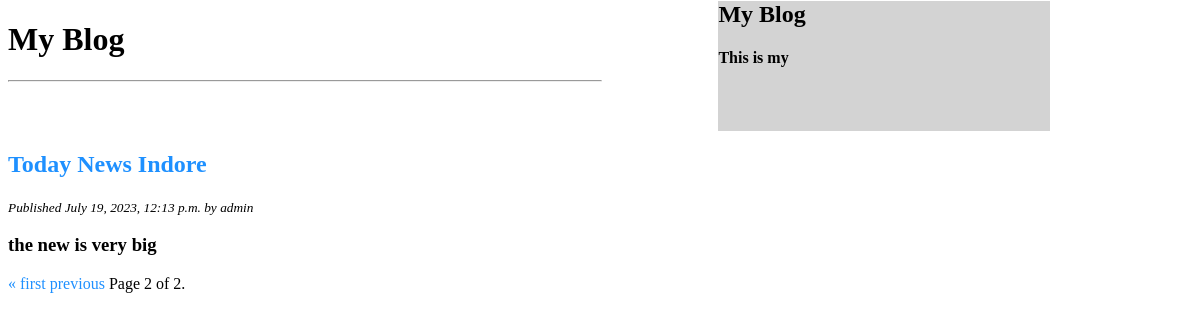
Screenshot of /?page=2 with the database file from the repository.
### blogapp/models.py (models this page shows, shortened)
class Blog(models.Model):
    title = models.CharField(max_length=200)
    content = models.TextField()
    author = models.ForeignKey(User, on_delete=models.CASCADE)
    created_at = models.DateTimeField(auto_now_add=True)

### blogapp/views.py (the view)
# urls.py: path('', views.blog_list, name='list'),
def blog_list(request):
    blogs = Blog.objects.all().order_by('-created_at')
    paginator = Paginator(blogs, 5)
    page_number = request.GET.get('page')
    page_obj = paginator.get_page(page_number)
    return render(request, 'blog_list.html', {'page_obj': page_obj})

### templates/blog_list.html (shortened to what this page needs)
<!DOCTYPE html>
<html>
<head>
</head>
<body>
    <h1>My Blog</h1>
    <hr style="width:50%;text-align:left;margin-left:0">
    <div class="firstdiv">
        <h2>My Blog</h2>
        <h4> This is my<h4>
    </div>
    {% for blog in page_obj %}
        <h2><a href="{% url 'detail' blog.id %}">{{ blog.title }}</a></h2>
        <small><i>Published {{ blog.created_at|date:"F j, Y, P" }} by {{ blog.author }}</i></small>
        <h3>{{ blog.content }}</h3>
    {% endfor %}
    <div class="pagination">
        <span class="step-links">
            {% if page_obj.has_previous %}
                <a href="?page=1">&laquo; first</a>
                <a href="?page={{ page_obj.previous_page_number }}">previous</a>
            {% endif %}
            <span class="current">
                Page {{ page_obj.number }} of {{ page_obj.paginator.num_pages }}.
            </span>
        </span>
    </div>
</body>
</html>

### templates/blog_list.html (style rules this page uses)
a { text-decoration:none; color:dodgerblue; }
.firstdiv { height:130px; width:28%; background-color:#D3D3D3; margin-left:60%; margin-top:-101px; }

### rows the page displays
Blog: title "Today News Indore", created_at "July 19, 2023, 12:13 p.m.", author "admin", content "the new is very big"

### other values shown
{{ page_obj.number }} "2"
{{ page_obj.paginator.num_pages }} "2"
